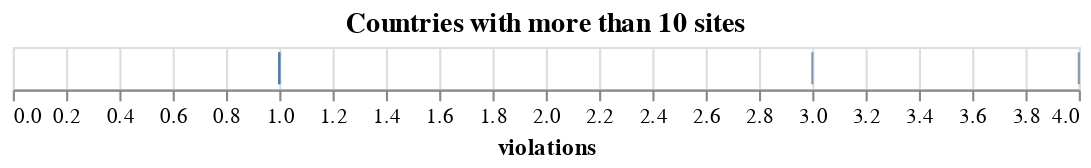

Write notebook code for a chart like this one.
### Code cell
alt.Chart(
    _df #[_df.country.isin(COUNTRIES)]
).mark_tick(
    # opacity=0.01
).encode(
    alt.X(f'violations:Q'),
    # alt.Y('country:N', sort='-x'),
    # alt.Color('count()'),
    # alt.Tooltip(['count()'])
).properties(
    # title='Countries with more than 10 sites',
    width=500
)

### Figure 1 — Vega-Lite specification as saved in the notebook (floating-point values rounded to 4 significant figures)
{"config": {"view": {"continuousWidth": 300, "continuousHeight": 300}}, "data": {"name": "data-b5adfa4348913ba227c51b77d1a6714b"}, "mark": {"type": "tick"}, "encoding": {"x": {"field": "violations", "type": "quantitative"}}, "title": "Countries with more than 10 sites", "width": 500, "$schema": "https://vega.github.io/schema/vega-lite/v5.15.1.json", "datasets": {"data-b5adfa4348913ba227c51b77d1a6714b": [{"page_id": 0, "violations": 1, "passes": 0, "Np": 1, "violation_ratio": 1.0}, {"page_id": 3, "violations": 1, "passes": 7, "Np": 8, "violation_ratio": 0.125}, {"page_id": 9, "violations": 3, "passes": 34, "Np": 37, "violation_ratio": 0.08108}, {"page_id": 13, "violations": 1, "passes": 41, "Np": 42, "violation_ratio": 0.02381}, {"page_id": 14, "violations": 4, "passes": 33, "Np": 37, "violation_ratio": 0.1081}]}}
